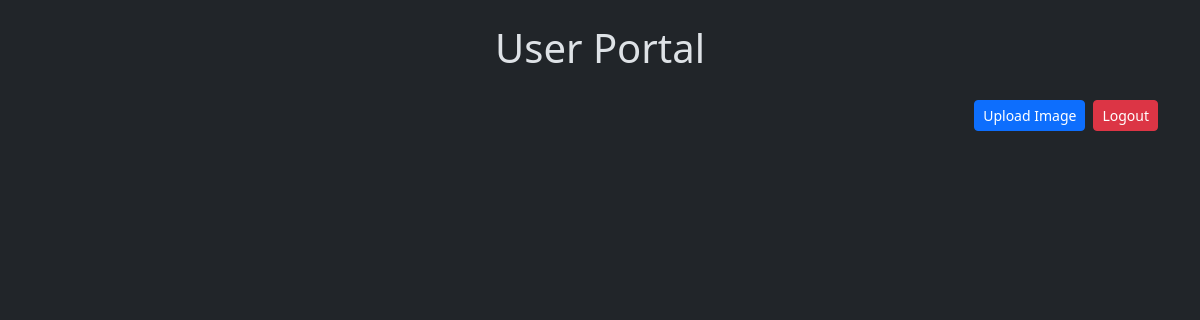
The page /result/ (signed in) on the database as committed earlier.
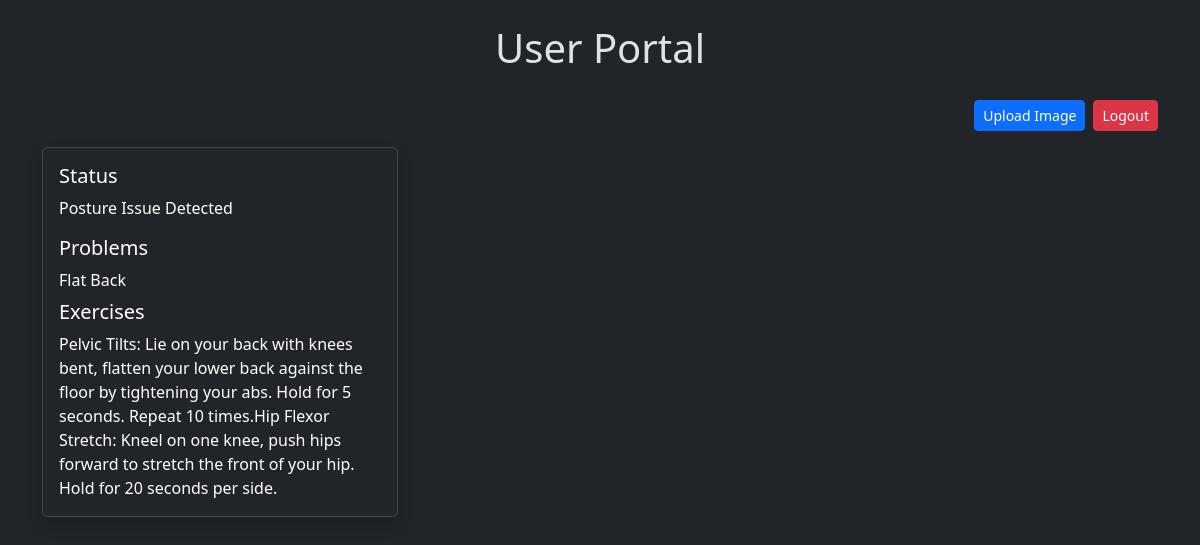
The same page on the database as committed later.
### user/models.py (models this page shows, shortened)
class Image(models.Model):
    status = models.CharField(max_length=100,blank=True)
    problems = models.CharField(max_length=100,blank=True)
    exercises = models.CharField(max_length=1000,blank=True)
    user = models.ForeignKey(User,on_delete=models.CASCADE,related_name='image')
    image = models.ImageField(upload_to='photos/',blank=True)
    created_at = models.DateTimeField(auto_now_add=True)
    updated_at = models.DateTimeField(auto_now=True)

### PoseApp/views.py (the view)
# urls.py: path('result/', views.result,name='home'),
@login_required
def result(request):
    images = Image.objects.filter(user=request.user)
    return render(request,"Home/home.html",{"images":images})

### Templates/Home/home.html (shortened to what this page needs)
{% extends "layout.html" %}
{% block content %}
<h1 class="text-center mb-1">User Portal</h1>
<div class="d-flex justify-content-end gap-2 align-items-center mb-3">
    <a href="{% url 'upload' %}">
        <button class="btn btn-primary mt-4 btn-sm" type="submit">Upload Image</button>
    </a>
    {% if user.is_authenticated %}
        <form action="{% url 'logout' %}" method="post">
            <button class="btn btn-danger mt-4 btn-sm" type="submit">Logout</button>
        </form>
    {% endif %}
</div>
{% if images %}
    <div class="row">
    {% for image in images %}
        <div class="col-md-4 mb-3 d-flex">
            <div class="card text-white bg-dark shadow h-100 w-100">
                <div class="card-body">
                    <h5 class="card-title">Status</h5>
                    <p class="card-text">{{ image.status }}</p>
                    <h5 class="card-title">Problems</h5>
                    <ul class="list-group list-group-flush">
                        {{ image.problems }}
                    </ul>
                    <h5 class="card-title mt-2">Exercises</h5>
                    <ul class="list-group list-group-flush">
                        {{ image.exercises }}
                    </ul>
                </div>
            </div>
        </div>
    {% endfor %}
</div>
{% endif %}
{% endblock %}

Rows that differ between the two databases and show on the page:
added Image: status "Posture Issue Detected", problems "Flat Back", exercises "Pelvic Tilts: Lie on your back with knees bent, flatten your lower back against the floor by tightening your abs. Hold for 5 seconds. Repeat 10 times.Hip Flexor Stretch: Kneel on one knee, push hips forward to stretch the front of your hip. Hold for 20 seconds per side."
